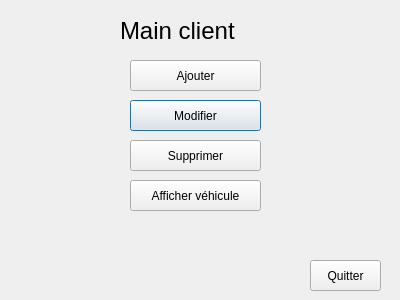
<?xml version="1.0" encoding="UTF-8"?>
<ui version="4.0">
 <class>Dialog</class>
 <widget class="QDialog" name="Dialog">
  <property name="geometry">
   <rect>
    <x>0</x>
    <y>0</y>
    <width>400</width>
    <height>300</height>
   </rect>
  </property>
  <property name="windowTitle">
   <string>Dialog</string>
  </property>
  <widget class="QLabel" name="label">
   <property name="geometry">
    <rect>
     <x>120</x>
     <y>10</y>
     <width>151</width>
     <height>41</height>
    </rect>
   </property>
   <property name="font">
    <font>
     <pointsize>18</pointsize>
    </font>
   </property>
   <property name="text">
    <string>Main client</string>
   </property>
  </widget>
  <widget class="QPushButton" name="pushButton_modifier">
   <property name="geometry">
    <rect>
     <x>130</x>
     <y>100</y>
     <width>131</width>
     <height>31</height>
    </rect>
   </property>
   <property name="text">
    <string>Modifier</string>
   </property>
  </widget>
  <widget class="QPushButton" name="pushButton_suprimer">
   <property name="geometry">
    <rect>
     <x>130</x>
     <y>140</y>
     <width>131</width>
     <height>31</height>
    </rect>
   </property>
   <property name="text">
    <string>Supprimer</string>
   </property>
  </widget>
  <widget class="QPushButton" name="pushButton_afficher">
   <property name="geometry">
    <rect>
     <x>130</x>
     <y>180</y>
     <width>131</width>
     <height>31</height>
    </rect>
   </property>
   <property name="text">
    <string>Afficher véhicule</string>
   </property>
  </widget>
  <widget class="QPushButton" name="pushButton_quitter">
   <property name="geometry">
    <rect>
     <x>310</x>
     <y>260</y>
     <width>71</width>
     <height>31</height>
    </rect>
   </property>
   <property name="text">
    <string>Quitter</string>
   </property>
  </widget>
  <widget class="QPushButton" name="pushButton_ajouter">
   <property name="geometry">
    <rect>
     <x>130</x>
     <y>60</y>
     <width>131</width>
     <height>31</height>
    </rect>
   </property>
   <property name="text">
    <string>Ajouter</string>
   </property>
  </widget>
 </widget>
 <resources/>
 <connections/>
</ui>
